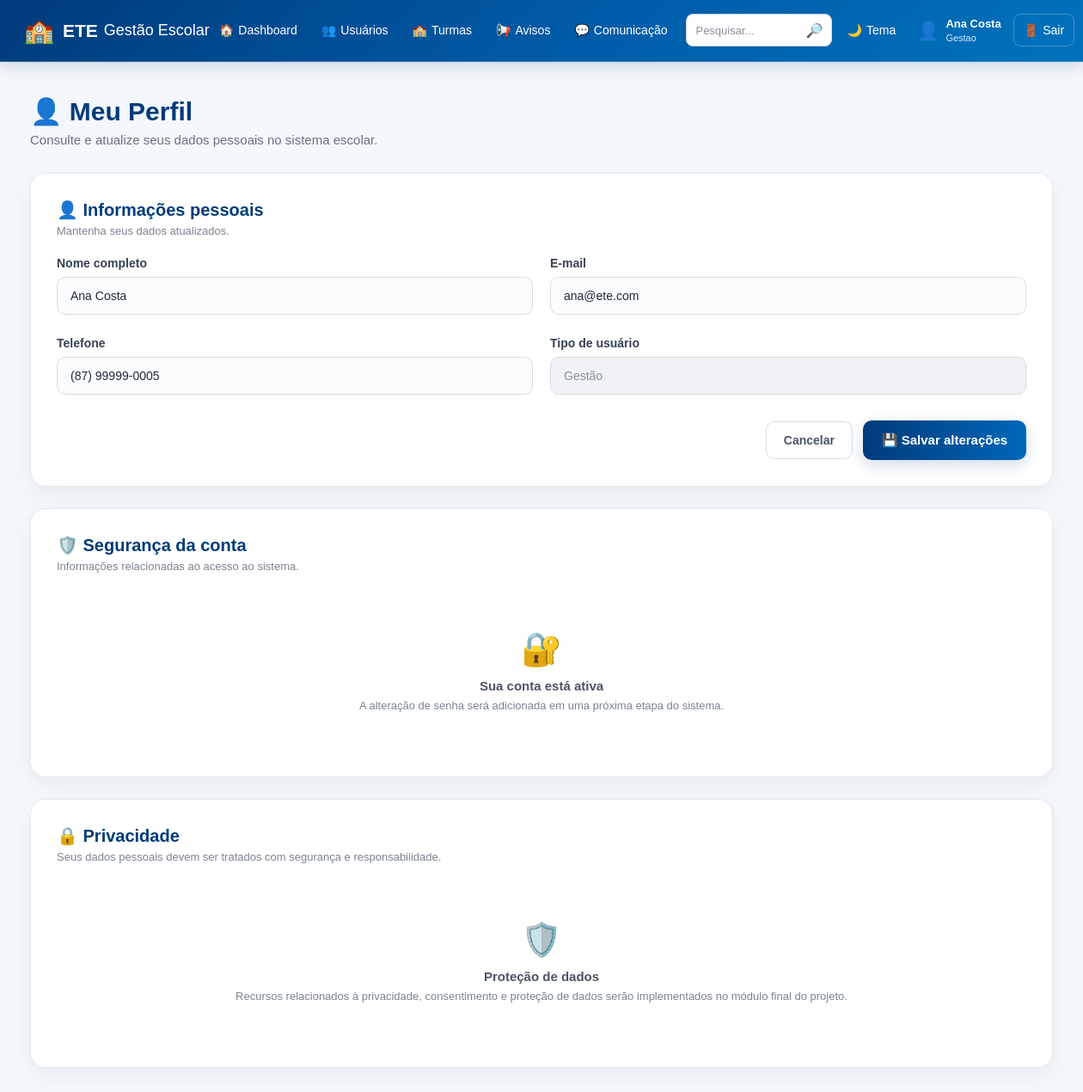
The app's page /perfil (signed in) with its own data.
### tables this page shows
CREATE TABLE usuarios (

            id INTEGER PRIMARY KEY AUTOINCREMENT,

            nome TEXT NOT NULL,

            email TEXT NOT NULL,

            tipo TEXT NOT NULL,

            telefone TEXT,

            turma TEXT

        , senha TEXT, primeiro_acesso INTEGER DEFAULT 0);

### app.py (the view, shortened to what this page needs)
@app.route("/perfil", methods=["GET", "POST"])
def perfil():
    if "usuario_id" not in session:
        return redirect(
            url_for("inicio")
        )
    conexao = conectar()
    usuario_id = session["usuario_id"]
    usuario = conexao.execute(
        """
        SELECT *
        FROM usuarios
        WHERE id = ?
        """,
        (usuario_id,)
    ).fetchone()
    conexao.close()
    return render_template(
        "perfil.html",
        usuario=usuario,
        usuario_nome=session["usuario_nome"],
        usuario_tipo=session["usuario_tipo"]
    )

### banco.py (called while the page is built)
def conectar():
    conexao = sqlite3.connect("gestao_escolar.db")
    conexao.row_factory = sqlite3.Row
    return conexao

### templates/perfil.html (shortened to what this page needs)
<!DOCTYPE html>
<html lang="pt-BR">
<head>
    <link
        rel="stylesheet"
        href="{{ url_for('static', filename='style.css') }}"
    >
</head>
<body>
{% include "menu.html" %}
<main class="dashboard">
    <div class="dashboard-title">
        <h2>
            👤 Meu Perfil
        </h2>
        <p>
            Consulte e atualize seus dados pessoais
            no sistema escolar.
        </p>
    </div>
    <section class="content-card">
        <div class="section-header">
            <div>
                <h3>
                    👤 Informações pessoais
                </h3>
                <p>
                    Mantenha seus dados atualizados.
                </p>
            </div>
        </div>
        <form method="POST">
            <div class="form-row">
                <div class="form-group">
                    <label for="nome">
                        Nome completo
                    </label>
                    <input
                        type="text"
                        id="nome"
                        name="nome"
                        value="{{ usuario['nome'] }}"
                        required
                    >
                </div>
                <div class="form-group">
                    <label for="email">
                        E-mail
                    </label>
                    <input
                        type="email"
                        id="email"
                        name="email"
                        value="{{ usuario['email'] }}"
                        required
                    >
                </div>
            </div>
            <div class="form-row">
                <div class="form-group">
                    <label for="telefone">
                        Telefone
                    </label>
                    <input
                        type="text"
                        id="telefone"
                        name="telefone"
                        value="{{ usuario['telefone'] or '' }}"
                        placeholder="(87) 99999-9999"
                    >
                </div>
                <div class="form-group">
                    <label>
                        Tipo de usuário
                    </label>
                    <input
                        type="text"
                        value="{% if usuario['tipo'] == 'gestao' %}Gestão{% elif usuario['tipo'] == 'professor' %}Professor{% elif usuario['tipo'] == 'aluno' %}Aluno{% else %}Usuário{% endif %}"
                        disabled
                    >
                </div>
            </div>
            <div class="form-buttons">
                <a
                    href="{{ url_for('dashboard') }}"
                    class="btn-secondary"
                >
                    Cancelar
                </a>
                <button
                    type="submit"
                    class="btn-login"
                >
                    💾 Salvar alterações
                </button>
            </div>
        </form>
    </section>
    <section class="content-card">
        <div class="section-header">
            <div>
                <h3>
                    🛡️ Segurança da conta
                </h3>
                <p>
                    Informações relacionadas ao acesso
                    ao sistema.
                </p>
            </div>
        </div>
        <div class="empty-message">
            <div class="empty-icon">
                🔐
            </div>
            <strong>
                Sua conta está ativa
            </strong>
            <span>
                A alteração de senha será adicionada
                em uma próxima etapa do sistema.
            </span>
        </div>
    </section>
    <section class="content-card">
        <div class="section-header">
            <div>
                <h3>
                    🔒 Privacidade
                </h3>
                <p>
                    Seus dados pessoais devem ser tratados
                    com segurança e responsabilidade.
                </p>
            </div>
        </div>
        <div class="empty-message">
            <div class="empty-icon">
                🛡️
            </div>
            <strong>
                Proteção de dados
            </strong>
            <span>
                Recursos relacionados à privacidade,
                consentimento e proteção de dados serão
                implementados no módulo final do projeto.
            </span>
        </div>
    </section>
</main>
</body>
</html>

### templates/menu.html (shortened to what this page needs)
<!DOCTYPE html>
<html lang="pt-BR">
<head>
    <link
        rel="stylesheet"
        href="{{ url_for('static', filename='style.css') }}"
    >
</head>
<body>
    <header class="topo">
        <div class="topo-logo">
            <span class="logo-icone">🏫</span>
            <div class="logo-texto">
                <strong>ETE</strong>
                <span>Gestão Escolar</span>
            </div>
        </div>
        <nav class="menu-principal">
            {% if usuario_tipo == "gestao" %}
                <a
                    href="{{ url_for('dashboard') }}"
                    class="menu-item"
                >
                    🏠
                    <span>Dashboard</span>
                </a>
                <a
                    href="{{ url_for('usuarios_page') }}"
                    class="menu-item"
                >
                    👥
                    <span>Usuários</span>
                </a>
                <a
                    href="{{ url_for('turmas_page') }}"
                    class="menu-item"
                >
                    🏫
                    <span>Turmas</span>
                </a>
                <a
                    href="{{ url_for('avisos_page') }}"
                    class="menu-item"
                >
                    📢
                    <span>Avisos</span>
                </a>
                <a
                    href="{{ url_for('comunicacao') }}"
                    class="menu-item"
                >
                    💬
                    <span>Comunicação</span>
                </a>
            {% endif %}
            <div class="menu-pesquisa">
                <input
                    type="text"
                    name="pesquisa"
                    placeholder="Pesquisar..."
                    aria-label="Pesquisar no sistema"
                >
                <button
                    type="button"
                    title="Pesquisa"
                >
                    🔎
                </button>
            </div>
            <button
                type="button"
                class="menu-botao"
                title="Alterar tema"
            >
                🌙
                <span>Tema</span>
            </button>
            <a
                href="{{ url_for('perfil') }}"
                class="menu-usuario"
            >
                <span class="usuario-icone">
                </span>
                <span class="usuario-info">
                    <strong>
                        {{ usuario_nome }}
                    </strong>
                    <small>
                        {{ usuario_tipo|capitalize }}
                    </small>
                </span>
            </a>
            <a
                href="{{ url_for('logout') }}"
                class="menu-sair"
            >
                🚪
                <span>Sair</span>
            </a>
        </nav>
    </header>
</body>
</html>

### records on screen
usuarios: nome "Ana Costa", tipo "Gestao", email "ana@ete.com", telefone "(87) 99999-0005", tipo "Gestão"
